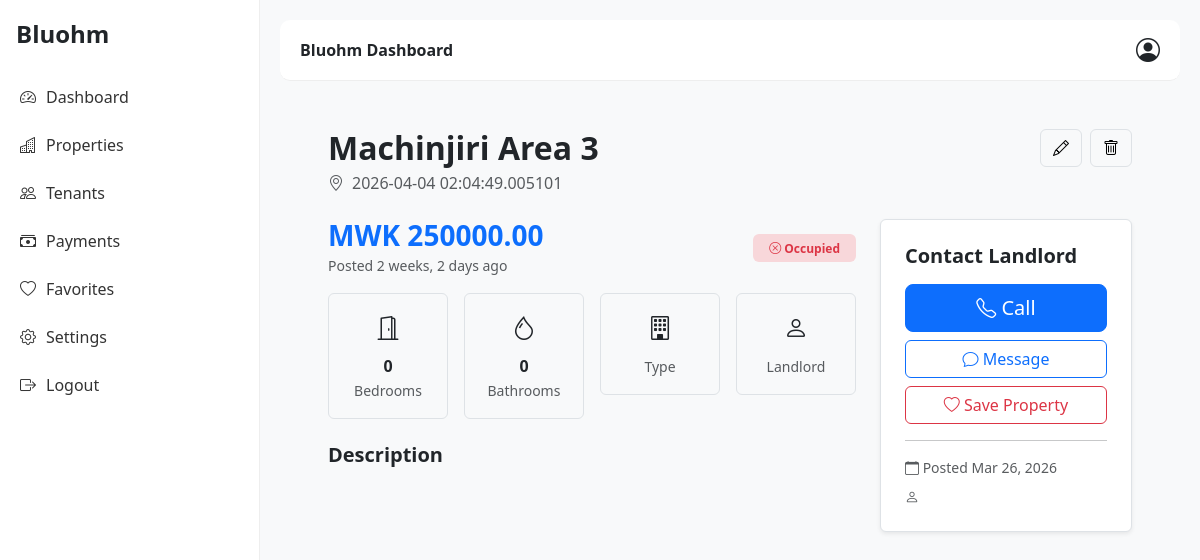
The page /properties/property/2/ on the database its author committed.
### properties/models.py (models this page shows, shortened)
class Property(models.Model):
    owner = models.ForeignKey(User, on_delete=models.CASCADE)
    title = models.CharField(max_length=255)
    price = models.DecimalField(max_digits=10, decimal_places=2)
    bedrooms = models.IntegerField(default=0)
    bathrooms = models.IntegerField(default=0)
    location = models.CharField(max_length=255)
    latitude = models.FloatField(null=True, blank=True)
    longitude = models.FloatField(null=True, blank=True)
    landmarks = models.TextField(blank=True, null=True)
    created_at = models.DateTimeField(auto_now_add=True)

### properties/views.py (the view)
# urls.py: path('property/<int:property_id>/', views.property_detail, name='property_detail'),
def property_detail(request, property_id):
    property = get_object_or_404(Property, id=property_id)
    images = property.images.all()  # Assuming a related model for multiple images
    context = {
        'property': property,
        'images': images,
    }
    return render(request, 'properties/property_detail.html', context)

### templates/properties/property_detail.html (shortened to what this page needs)
{% extends "base.html" %}
{% block content %}
<div class="container-fluid px-lg-5 py-4">
<div class="d-flex justify-content-between align-items-start mb-4 flex-wrap gap-3">
<div>
<h2 class="fw-bold mb-1">{{ property.title }}</h2>
<div class="text-muted d-flex align-items-center gap-2">
<i class="bi bi-geo-alt"></i>
<span>{{ property.location }}</span>
</div>
</div>
<div class="d-flex gap-2">
<a href="{% url 'properties:edit_property' property.id %}"
class="btn btn-light border">
<i class="bi bi-pencil"></i>
</a>
<a href="{% url 'properties:delete_property' property.id %}"
class="btn btn-light border">
<i class="bi bi-trash"></i>
</a>
</div>
</div>
<div class="row g-4">
<div class="col-lg-8">
<div class="d-flex justify-content-between align-items-center mb-3">
<div>
<h3 class="fw-bold text-primary mb-0">
MWK {{ property.price }}
</h3>
<small class="text-muted">
Posted {{ property.created_at|timesince }} ago
</small>
</div>
<div>
{% if property.is_available %}
<span class="badge bg-success-subtle text-success px-3 py-2">
<i class="bi bi-check-circle"></i>
Available
</span>
{% else %}
<span class="badge bg-danger-subtle text-danger px-3 py-2">
<i class="bi bi-x-circle"></i>
Occupied
</span>
{% endif %}
</div>
</div>
<div class="row g-3 mb-4">
<div class="col-6 col-md-3">
<div class="p-3 border rounded text-center">
<i class="bi bi-door-open fs-4"></i>
<div class="fw-semibold mt-2">
{{ property.bedrooms }}
</div>
<small class="text-muted">Bedrooms</small>
</div>
</div>
<div class="col-6 col-md-3">
<div class="p-3 border rounded text-center">
<i class="bi bi-droplet fs-4"></i>
<div class="fw-semibold mt-2">
{{ property.bathrooms }}
</div>
<small class="text-muted">Bathrooms</small>
</div>
</div>
<div class="col-6 col-md-3">
<div class="p-3 border rounded text-center">
<i class="bi bi-building fs-4"></i>
<small class="text-muted">Type</small>
</div>
</div>
<div class="col-6 col-md-3">
<div class="p-3 border rounded text-center">
<i class="bi bi-person fs-4"></i>
<small class="text-muted">Landlord</small>
</div>
</div>
</div>
<div class="mb-4">
<h5 class="fw-bold mb-2">
Description
</h5>
</div>
</div>
<div class="col-lg-4">
<div class="contact-card border rounded p-4 bg-white shadow-sm">
<h5 class="fw-bold mb-3">
Contact Landlord
</h5>
<div class="d-grid gap-2">
<button class="btn btn-primary btn-lg">
<i class="bi bi-telephone"></i>
Call
</button>
<button class="btn btn-outline-primary">
<i class="bi bi-chat"></i>
Message
</button>
<button class="btn btn-outline-danger">
<i class="bi bi-heart"></i>
Save Property
</button>
</div>
<hr>
<div class="text-muted small">
<div class="mb-2">
<i class="bi bi-calendar"></i>
Posted {{ property.created_at|date:"M d, Y" }}
</div>
<div>
<i class="bi bi-person"></i>
</div>
</div>
</div>
</div>
</div>
</div>
{% endblock %}

### templates/base.html (style rules this page uses)
body { background: #f8f9fa; font-family: system-ui, -apple-system, sans-serif; }

### templates/properties/property_detail.html (style rules this page uses)
@media (min-width: 992px) { .contact-card { position: sticky; top: 90px; } }

### rows shown on the page
Property: title "Machinjiri Area 3", location "2026-04-04 02:04:49.005101", price "250000.00", created_at "2 weeks, 2 days", bedrooms "0", bathrooms "0", created_at "Mar 26, 2026"
